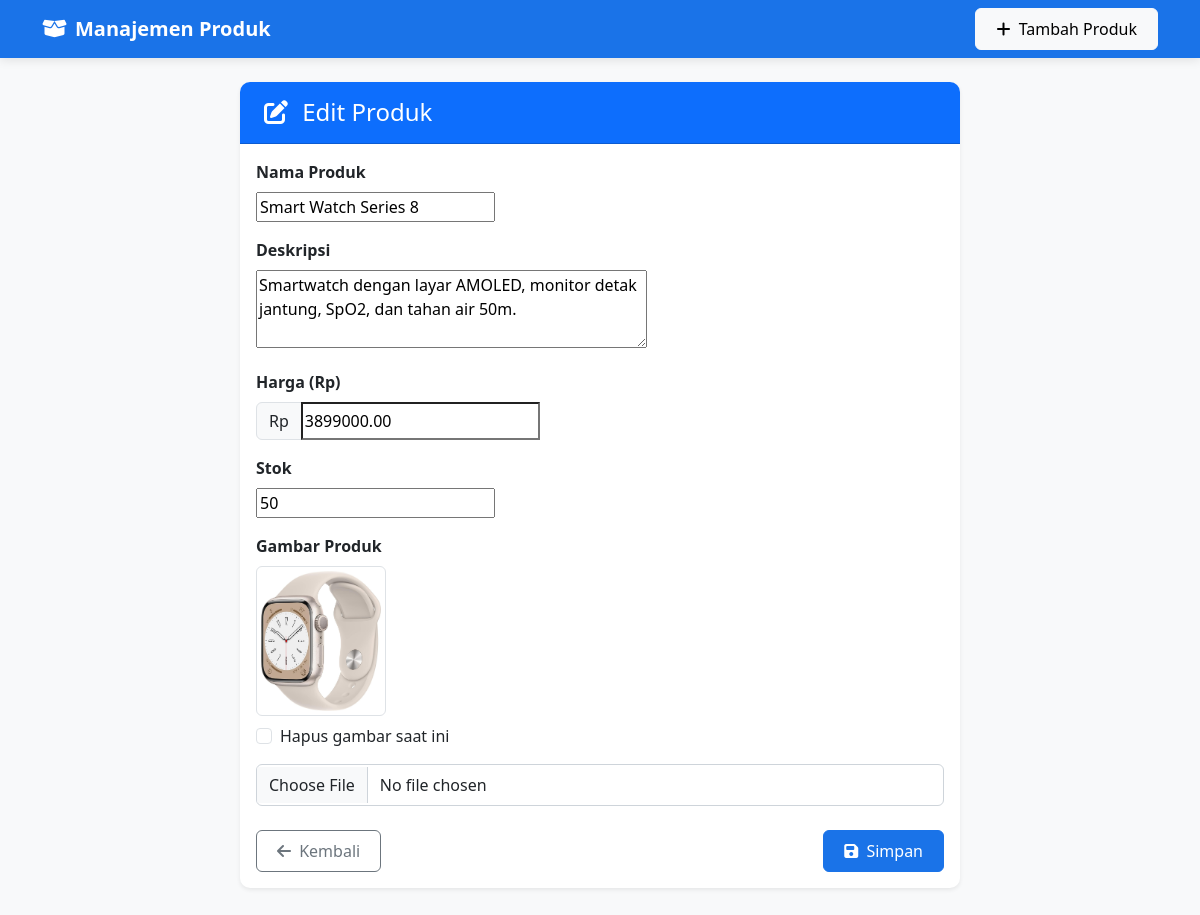
Screenshot of /10/edit/ with the database file from the repository.
### produk/models.py (models this page shows, shortened)
class Produk(models.Model):
    nama = models.CharField(max_length=100)
    deskripsi = models.TextField(blank=True)
    harga = models.DecimalField(max_digits=10, decimal_places=2)
    stok = models.IntegerField(default=0)
    gambar = models.ImageField(upload_to='produk/', blank=True, null=True)
    dibuat_pada = models.DateTimeField(auto_now_add=True)
    diperbarui_pada = models.DateTimeField(auto_now=True)

### produk/views.py (the view)
# urls.py: path('<int:id>/edit/', views.edit_produk, name='edit_produk'),
def edit_produk(request, id):
    produk = get_object_or_404(Produk, pk=id)
    if request.method == 'POST':
        form = ProdukForm(request.POST, request.FILES, instance=produk)
        if form.is_valid():
            form.save()
            messages.success(request, 'Produk berhasil diperbarui!')
            return redirect('produk:daftar_produk')  # Gunakan namespace
    else:
        form = ProdukForm(instance=produk)
    return render(request, 'produk/form.html', {
        'form': form,
        'action': 'Edit'
    })

### produk/forms.py
class ProdukForm(forms.ModelForm):
    class Meta:
        model = Produk
        fields = ['nama', 'deskripsi', 'harga', 'stok', 'gambar']
        widgets = {
            'deskripsi': forms.Textarea(attrs={'rows': 3}),
        }

### produk/templates/produk/form.html (shortened to what this page needs)
{% extends 'produk/base.html' %}
{% block content %}
<div class="container">
    <div class="row justify-content-center">
        <div class="col-md-8">
            <div class="card shadow-sm">
                <div class="card-header bg-primary text-white">
                    <h4 class="mb-0">
                        <i class="fas fa-{% if form.instance.pk %}edit{% else %}plus{% endif %} me-2"></i>
                        {% if form.instance.pk %}Edit Produk{% else %}Tambah Produk{% endif %}
                    </h4>
                </div>
                <div class="card-body">
                    <form method="post" enctype="multipart/form-data">
                        <div class="mb-3">
                            <label for="{{ form.nama.id_for_label }}" class="form-label fw-bold">
                                Nama Produk
                            </label>
                            {{ form.nama }}
                        </div>
                        <div class="mb-3">
                            <label for="{{ form.deskripsi.id_for_label }}" class="form-label fw-bold">
                                Deskripsi
                            </label>
                            {{ form.deskripsi }}
                        </div>
                        <div class="mb-3">
                            <label for="{{ form.harga.id_for_label }}" class="form-label fw-bold">
                                Harga (Rp)
                            </label>
                            <div class="input-group">
                                <span class="input-group-text">Rp</span>
                                {{ form.harga }}
                            </div>
                        </div>
                        <div class="mb-3">
                            <label for="{{ form.stok.id_for_label }}" class="form-label fw-bold">
                                Stok
                            </label>
                            {{ form.stok }}
                        </div>
                        <div class="mb-4">
                            <label class="form-label fw-bold d-block">
                                Gambar Produk
                            </label>
                            {% if form.instance.gambar %}
                            <div class="mb-3">
                                <img src="{{ form.instance.gambar.url }}"
                                     class="img-thumbnail mb-2"
                                     style="max-height: 150px;"
                                     alt="Gambar saat ini">
                                <div class="form-check">
                                    <input class="form-check-input"
                                           type="checkbox"
                                           name="gambar-clear"
                                           id="gambar-clear">
                                    <label class="form-check-label" for="gambar-clear">
                                        Hapus gambar saat ini
                                    </label>
                                </div>
                            </div>
                            {% endif %}
                            <input type="file" name="gambar" class="form-control" id="{{ form.gambar.id_for_label }}">
                        </div>
                        <div class="d-flex justify-content-between">
                            <a href="{% url 'produk:daftar_produk' %}" class="btn btn-outline-secondary">
                                <i class="fas fa-arrow-left me-1"></i> Kembali
                            </a>
                            <button type="submit" class="btn btn-primary">
                                <i class="fas fa-save me-1"></i> Simpan
                            </button>
                        </div>
                    </form>
                </div>
            </div>
        </div>
    </div>
</div>
{% endblock %}

### produk/templates/produk/base.html (style rules this page uses)
:root { --primary-blue: #1a73e8; --dark-blue: #0d47a1; --light-blue: #e8f0fe; --accent-blue: #4285f4; }
body { background-color: #f8f9fa; font-family: 'Segoe UI', Tahoma, Geneva, Verdana, sans-serif; }
.card { border-radius: 10px; box-shadow: 0 4px 6px rgba(0,0,0,0.05); transition: transform 0.2s; border: none; }
.btn-primary { background-color: var(--primary-blue); border-color: var(--primary-blue); }

### produk/templates/produk/form.html (style rules this page uses)
.card { border-radius: 10px; border: none; box-shadow: 0 4px 6px rgba(0,0,0,0.1); }
.card-header { border-radius: 10px 10px 0 0 !important; padding: 1rem 1.5rem; }
.form-label { margin-bottom: 0.5rem; display: block; }
.form-control, .form-select { padding: 0.5rem 0.75rem; border-radius: 6px; border: 1px solid #ced4da; }
.input-group-text { background-color: #f8f9fa; }
.btn { padding: 0.5rem 1.25rem; border-radius: 6px; font-weight: 500; }
.img-thumbnail { border-radius: 6px; border: 1px solid #dee2e6; padding: 0.25rem; background-color: #fff; }

### rows the page displays
Produk: nama "Smart Watch Series 8", deskripsi "Smartwatch dengan layar AMOLED, monitor detak jantung, SpO2, dan tahan air 50m.", harga "3899000.00", stok "50", instance.gambar (picture)
